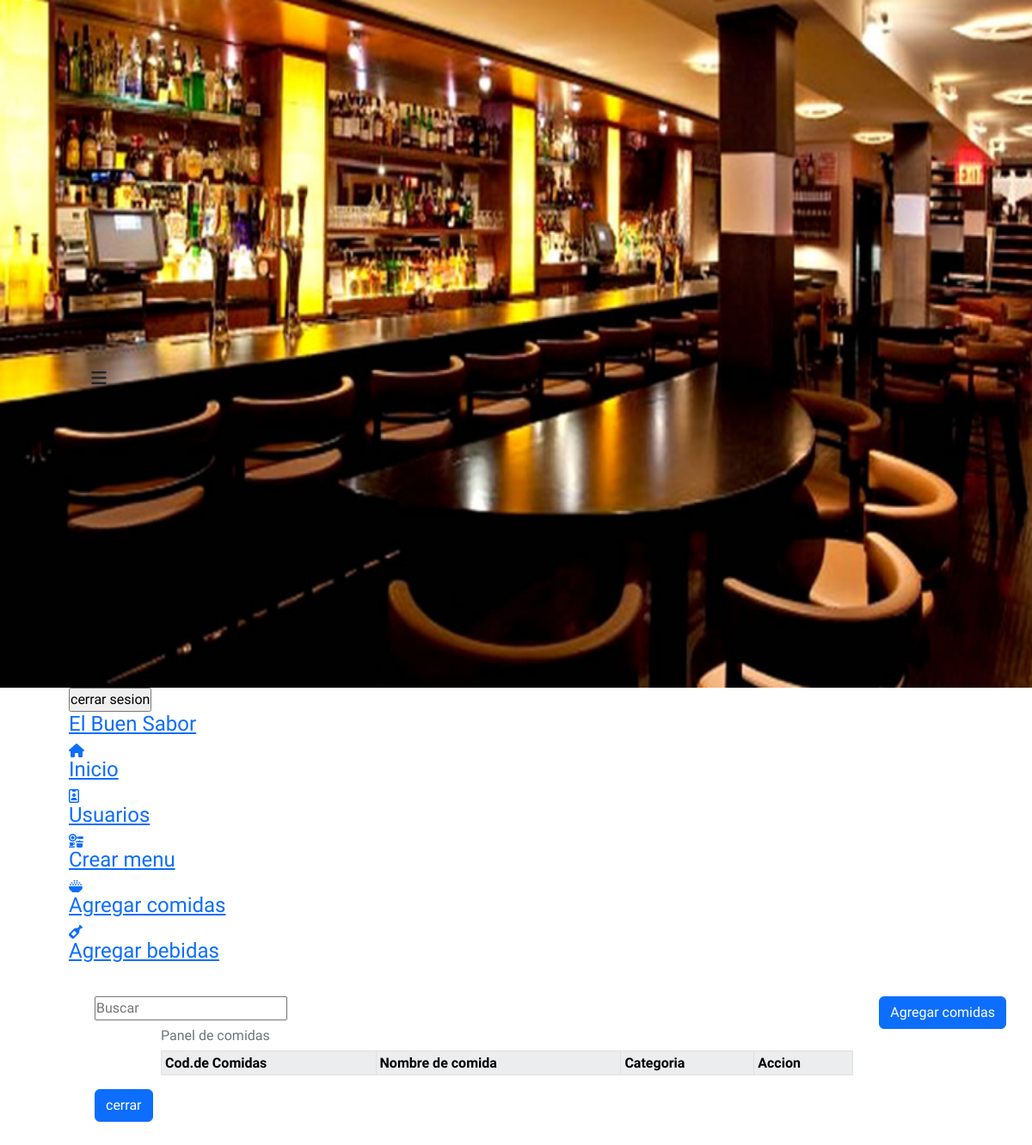
Before: /admin/registros/comidas/panelTcomidas.php with the older database file.
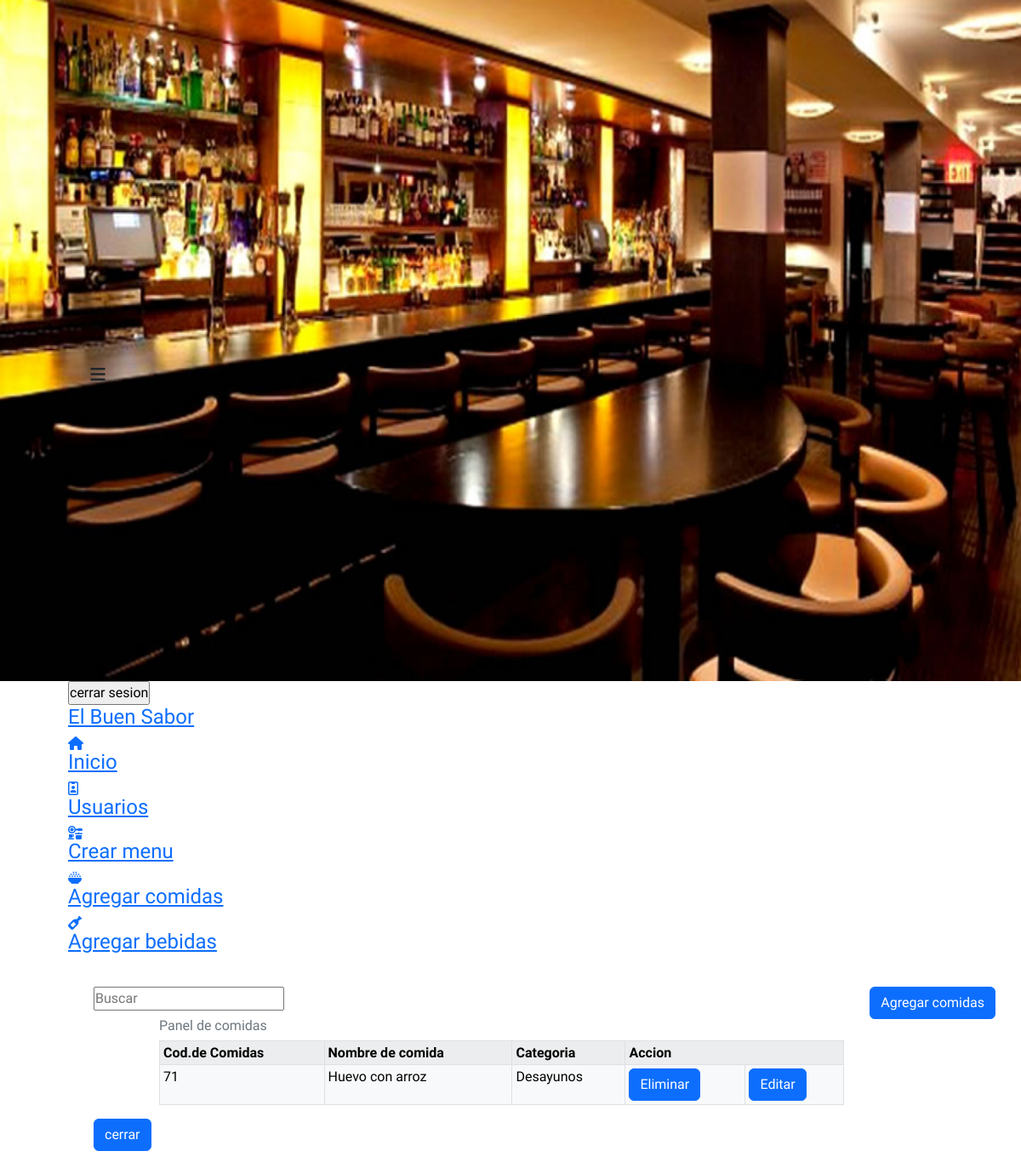
After: the same page with the newer database file.
### tables this page shows
CREATE TABLE `tipo_comida` (
  `id_comida` int(11) NOT NULL,
  `id_cate` int(11) NOT NULL,
  `comida` varchar(80) DEFAULT NULL
);

CREATE TABLE `categorias` (
  `id_cate` int(11) NOT NULL,
  `categoria` varchar(90) NOT NULL
);

### admin/registros/comidas/panelTcomidas.php (the view, shortened to what this page needs)
<?php
    include("../../../conexion/conexion.php");
    $consulta="SELECT * FROM tipo_comida,categorias  WHERE id_comida>70 and tipo_comida.id_cate=categorias.id_cate";
    $res=$bd ->prepare($consulta);
    $res->execute();
?>
<DOCTYPE html>
<html lang="en">
<head>
<link href="https://cdn.jsdelivr.net/npm/bootstrap@5.2.2/dist/css/bootstrap.min.css" rel="stylesheet">
    <link rel="stylesheet" href="../../../css/panelU.css">
</head>
<body id="body">
<header>
        <div class="icon__menu">
            <i class="fas fa-bars" id="btn_open"></i>
        </div>
        <a id="cer" href="../includes/cerrar.php"> <input id="cerrar" type="submit" value="cerrar sesion"></a>
    </header>
    <div class="menu__side" id="menu_side">
        <div class="name__page">
            <h4><a href="index.php">El Buen Sabor</a></h4>
        </div>
        <div class="options__menu">
            <a href="../../index.php" class="selected">
                <div class="option">
                    <i class="fas fa-home" title="Inicio"></i>
                    <h4>Inicio</h4>
                </div>
            </a>
            <a href="../../usuarios/panelU.php">
                <div class="option">
                    <i class="far fa-id-badge" title="Usuarios"></i>
                    <h4>Usuarios</h4>
                </div>
            </a>
            <a href="../../menu/index.php">
                <div class="option">
                <i class="fa-solid fa-kitchen-set" tittle="Menu"></i>
                    <h4>Crear menu</h4>
                </div>
            </a>
            <a href="../index.php">
                <div class="option">
                <i class="fa-solid fa-bowl-rice" tittle="Comidas"></i>
                    <h4>Agregar comidas</h4>
                </div>
            </a>
            <a href="../bebidas/panelBebidas.php">
                <div class="option">
                <i class="fa-solid fa-wine-bottle" tittle="Bebidas"></i>
                    <h4>Agregar bebidas</h4>
                </div>
            </a>
        </div>
    </div>
    <main>
        <div id="nim">
        <button type="button" class="btn btn-primary" data-bs-toggle="modal" data-bs-target="#exampleModal">
            Agregar comidas
        </button>
        </div>
        <div class="input_search">
            <input class="buscar"  type="search" name="busca"  id="" placeholder="Buscar">
        </div>
    <div class="container">
            <div class="row">
                <div class="col">
                <table  class="table  table-hover table-striped table-light table-bordered table-sm  caption-top">
                    <caption>Panel de comidas</caption>
        <tr >
            <th>Cod.de Comidas<i class="bi bi-chevron-down"></i></th>
            <th>Nombre de comida <i class="bi bi-chevron-down"></i></th>
            <th>Categoria</th>
            <th colspan="3">Accion <i class="bi bi-chevron-down"></i></th>
        </tr>
        <?php
            foreach ($res as $mostrar) {
        ?>
        <tr>
            <td><?php echo $mostrar->id_comida;?></td>
            <td><?php echo $mostrar->comida?></td>
            <td><?php echo $mostrar->categoria?></td>
            <td>
                    <a  id="elimina" onclick="return confirm('¿Esta seguro de eliminar esta comida?')" class="btn btn-primary" href="eliminar.php?id=<?php echo $mostrar->id_comida?>">
                        Eliminar
                    </a>
                </td>
                <td>
                    <a  id="modificar" class="btn btn-primary"  href="editar.php?id=<?php echo $mostrar->id_comida?>">
                        Editar
                    </a>
                </td>
            </tr>
        <?php
        }
        ?>
    </table>
                </div>
            </div>
        </div>
    <table>
		<td>
			<a href="../index.php" onmouseup="window.close()">
                <input  class="btn btn-primary" id="bot" type="button" value="cerrar" name="cerrar" >
            </a>
		</td>
	</table>
    </main>
</body>
</html>

Changed rows visible on the page:
added tipo_comida: id_comida "71", comida "Huevo con arroz", id_cate.categoria "Desayunos"
